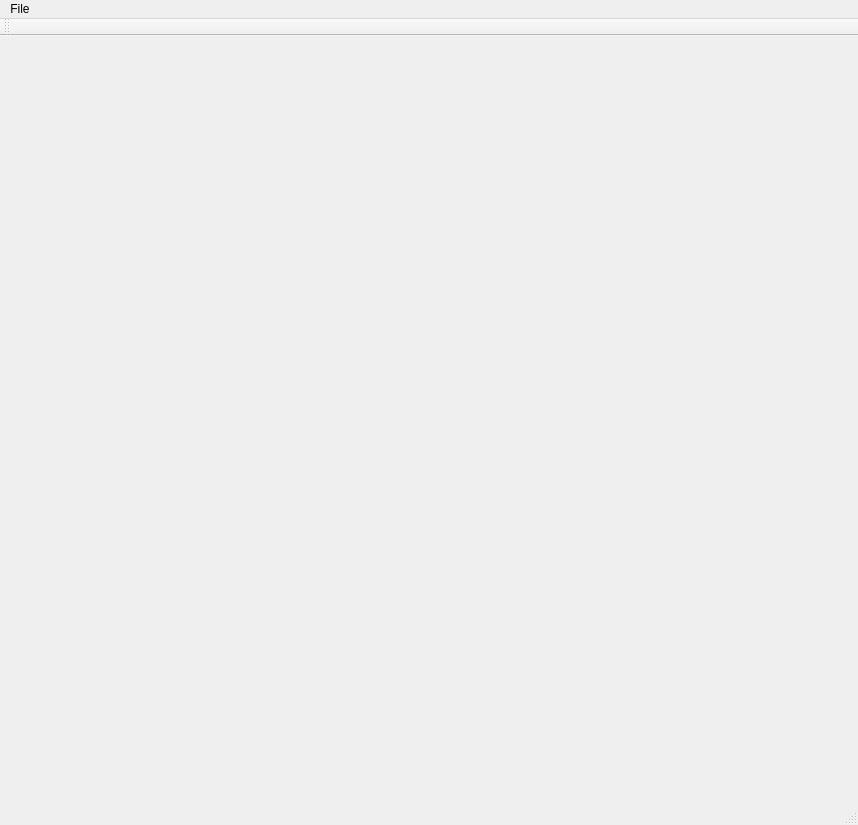
<?xml version="1.0" encoding="UTF-8"?>
<ui version="4.0">
 <class>ConsistencyVisClass</class>
 <widget class="QMainWindow" name="ConsistencyVisClass">
  <property name="geometry">
   <rect>
    <x>0</x>
    <y>0</y>
    <width>858</width>
    <height>825</height>
   </rect>
  </property>
  <property name="windowTitle">
   <string>ConsistencyVis</string>
  </property>
  <widget class="QWidget" name="centralWidget"/>
  <widget class="QMenuBar" name="menuBar">
   <property name="geometry">
    <rect>
     <x>0</x>
     <y>0</y>
     <width>858</width>
     <height>21</height>
    </rect>
   </property>
   <widget class="QMenu" name="menuFile">
    <property name="title">
     <string>File</string>
    </property>
    <addaction name="actionLoad_Images"/>
   </widget>
   <addaction name="menuFile"/>
  </widget>
  <widget class="QToolBar" name="mainToolBar">
   <attribute name="toolBarArea">
    <enum>TopToolBarArea</enum>
   </attribute>
   <attribute name="toolBarBreak">
    <bool>false</bool>
   </attribute>
  </widget>
  <widget class="QStatusBar" name="statusBar"/>
  <action name="actionLoad_Images">
   <property name="text">
    <string>Load Images</string>
   </property>
  </action>
 </widget>
 <layoutdefault spacing="6" margin="11"/>
 <resources>
  <include location="consistency_vis.qrc"/>
 </resources>
 <connections/>
</ui>
